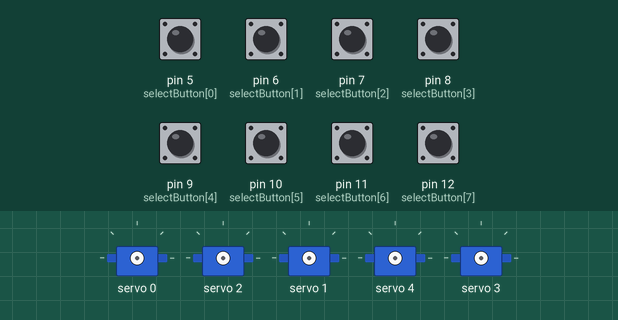
Recording of a sketch running on a simulated Arduino Uno, built with avr-gcc and run on an emulated ATmega328P. On the bench: 5 × servo. The test bench sets the inputs (shaded band); at power-on: pin 5 (selectButton[0]), pin 6 (selectButton[1]), pin 7 (selectButton[2]), pin 8 (selectButton[3]), pin 9 (selectButton[4]), pin 10 (selectButton[5]), pin 11 (selectButton[6]), pin 12 (selectButton[7]) HIGH.

Above: at 1.2 s.
1.3 s: pin 5 (selectButton[0]) pulled LOW for 0.15 s
At 2.45 s:
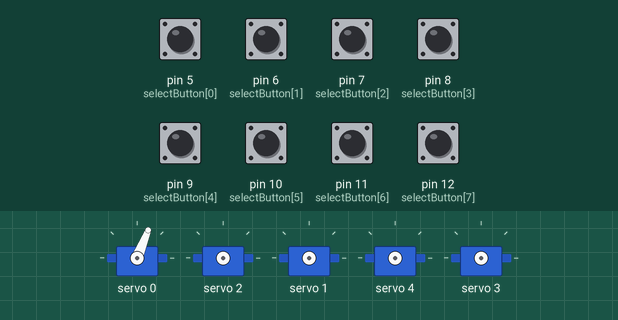
4.3 s: pin 7 (selectButton[2]) pulled LOW for 0.15 s
At 5.44 s:
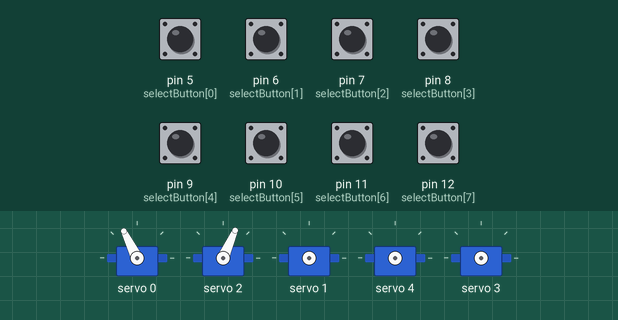
7.3 s: pin 6 (selectButton[1]) pulled LOW for 0.15 s
At 7.54 s:
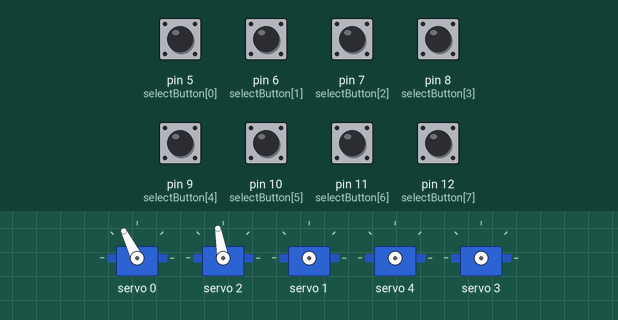
10.3 s: pin 8 (selectButton[3]) pulled LOW for 0.15 s
At 11.15 s:
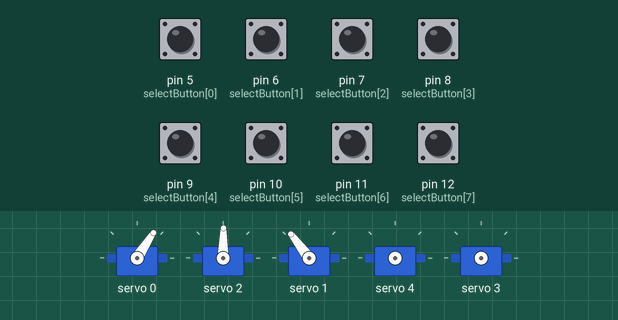
13.3 s: pin 9 (selectButton[4]) pulled LOW for 0.15 s
At 13.97 s:
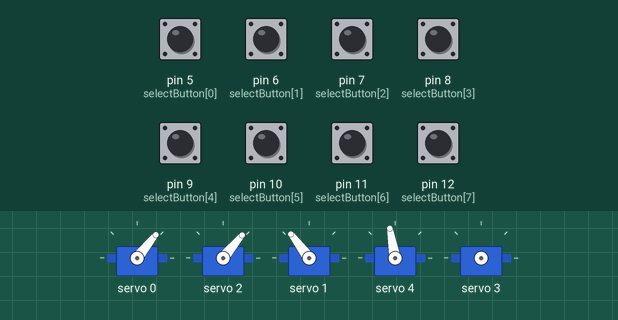
16.3 s: pin 10 (selectButton[5]) pulled LOW for 0.15 s
At 20.1 s:
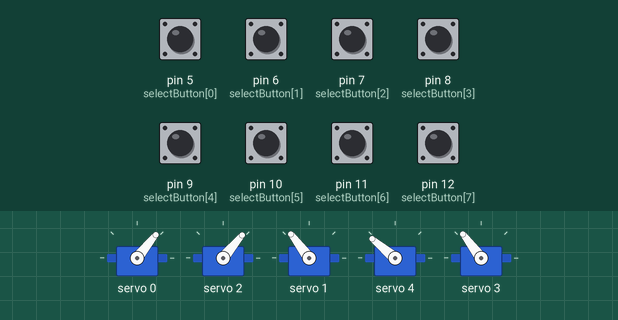
Timing chart, 0 to 20.3 s (numbered marks = the images above; inputs shaded):
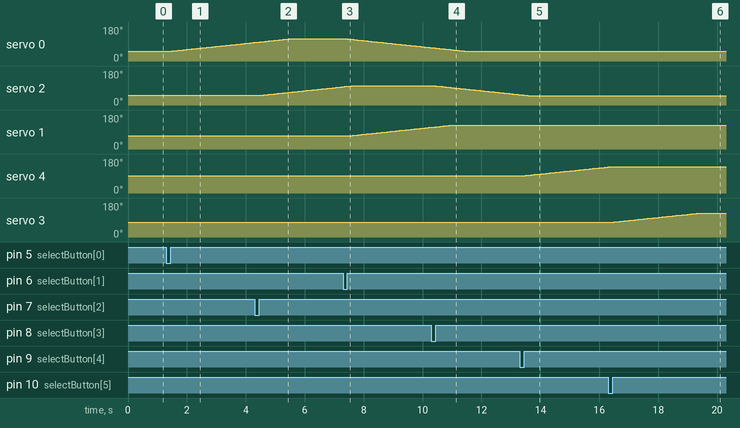

The sketch:

SAJ_servo_point_driver_v2_nano_SFJ_final_wkg.ino
```cpp
// INCLUDE LIBRARIES
#include <Wire.h>
#include <Adafruit_PWMServoDriver.h>

//SET PCA9685 BOARD ADDRESS
Adafruit_PWMServoDriver pwm = Adafruit_PWMServoDriver(); //setup the board address - defaults to 0x40 if not specified

// code modified from slow motion servo Sketch (Rob @ Little Wicket Railway)

  int setStatus[5]; //table to hold the status of each device
  int closeValue[5] = {1075,1250,1060,1350,1485}; //table of closed point values
  int throwValue[5] = {1750,1850,1585,1850,1985}; //table of thrown point values
  int currentPosition[5]; //table storing current position
  int stepSize[5] = {5,5,5,5,5}; //step increment per servo
  int delayTime[5] = {30,30,30,30,30}; //delay for each step increment per servo
  int servoConnection; //output on servo driver board
  int inputStatus; //status of point, 0 or 1, to change
  unsigned long previousMillis[5]; // tracking variable for time elapsed

// code modified from route control panel (Ron @ Ron's Trains and Things)

  int pointState[5] = {0, 0, 0, 0, 0}; // declare point initial state
  int selectButton[8] = {5, 6, 7, 8, 9, 10, 11, 12}; // declare button pins
  int btn00New; // button states
  int btn00Old = 1;
  int btn01New;
  int btn01Old = 1;
  int btn02New;
  int btn02Old = 1;
  int btn03New;
  int btn03Old = 1;
  int btn04New;
  int btn04Old = 1;
  int btn05New;
  int btn05Old = 1;
  int btn06New;
  int btn06Old = 1;
  int btn07New;
  int btn07Old = 1;


// code modified from slow motion servo Sketch (Rob @ Little Wicket Railway)

// slow motion servo routine
void moveServos(int inputStatus, int servoConnection)
{
  unsigned long currentMillis = millis();
  if ((inputStatus != setStatus[servoConnection]) && (currentMillis - previousMillis[servoConnection] >= delayTime[servoConnection]))
  {
    previousMillis[servoConnection] = currentMillis;
    if (inputStatus == 1)
    {
      if (currentPosition[servoConnection] < throwValue[servoConnection])
      {
        currentPosition[servoConnection] = currentPosition[servoConnection] + stepSize[servoConnection];
        pwm.writeMicroseconds(servoConnection, currentPosition[servoConnection]);
      }
      else
      {
          setStatus[servoConnection]=1;
      }
    }
    else
    {
      if (currentPosition[servoConnection] > closeValue[servoConnection])
      {
        currentPosition[servoConnection] = currentPosition[servoConnection] - stepSize[servoConnection];
        pwm.writeMicroseconds(servoConnection, currentPosition[servoConnection]);
      }
      else
      {
          setStatus[servoConnection]=0;
      }
    }
  }
}

void setup()
{

// code modified from slow motion servo Sketch (Rob @ Little Wicket Railway)

  for (int i = 0; i < 5; i++)  //point states initialised to closed
  {
     currentPosition[i]=closeValue[i];
  }
  pwm.begin(); //sets PWM output on servo driver board
  pwm.setPWMFreq(50);

// code modified from route control panel (Ron @ Ron's Trains and Things)

  for (int p=0; p<5; p++)    // initialise output array
    {
      pointState[p] = 0;     // point states initailised to closed
      //pinMode ((p + 3), OUTPUT); // LED indicators
    }

  for (int b=0; b<8; b++)    // initialise button array
    {
      pinMode (selectButton[b], INPUT_PULLUP);
    }

}

void loop()
{

// code modified from route control panel (Ron @ Ron's Trains and Things)

  btn00New=digitalRead(selectButton[0]); // checks for each button press and sets outputs
  if (btn00Old==0 && btn00New==1)
    {
      pointState[0] = 1;
      pointState[1] = 0;
    }
  btn00Old=btn00New;

  btn01New=digitalRead(selectButton[1]);
  if (btn01Old==0 && btn01New==1)
    {
      pointState[0] = 0;
      pointState[1] = 1;
    }
  btn01Old=btn01New;

  btn02New=digitalRead(selectButton[2]);
  if (btn02Old==0 && btn02New==1)
    {
      pointState[2] = 1;
    }
  btn02Old=btn02New;

  btn03New=digitalRead(selectButton[3]);
  if (btn03Old==0 && btn03New==1)
    {
      pointState[2] = 0;
      pointState[3] = 0;
      pointState[4] = 0;
    }
  btn03Old=btn03New;

  btn04New=digitalRead(selectButton[4]);
  if (btn04Old==0 && btn04New==1)
    {
      pointState[2] = 0;
      pointState[3] = 0;
      pointState[4] = 1;
    }
  btn04Old=btn04New;

  btn05New=digitalRead(selectButton[5]);
  if (btn05Old==0 && btn05New==1)
    {
      pointState[2] = 0;
      pointState[3] = 1;
    }
  btn05Old=btn05New;

  btn06New=digitalRead(selectButton[6]);
  if (btn06Old==0 && btn06New==1)
    {
     //point change statements
    }
  btn06Old=btn06New;

  btn07New=digitalRead(selectButton[7]);
  if (btn07Old==0 && btn07New==1)
    {
      //point change staements
    }
  btn07Old=btn07New;

// code modified from slow motion servo Sketch (Rob @ Little Wicket Railway)

  moveServos(pointState[0],0);
  moveServos(pointState[1],1);
  moveServos(pointState[2],2);
  moveServos(pointState[3],3);
  moveServos(pointState[4],4);

}
```

Measured:
- after the input at 1.3 s, servo 0: moves from 52° to 98° over 2.8 s, starting after 0.21 s
- after the input at 4.3 s, servo 2: moves from 51° to 96° over 2.7 s, starting after 0.24 s
- after the input at 7.3 s, servo 0: moves from 117° to 71° over 2.8 s, starting after 0.15 s; servo 1: moves from 69° to 115° over 2.8 s, starting after 0.21 s
- after the input at 10.3 s, servo 2: moves from 101° to 55° over 2.8 s, starting after 0.15 s
- after the input at 13.3 s, servo 4: moves from 92° to 137° over 2.7 s, starting after 0.21 s
- after the input at 16.3 s, servo 3: moves from 79° to 127° over 2.9 s, starting after 0.21 s
